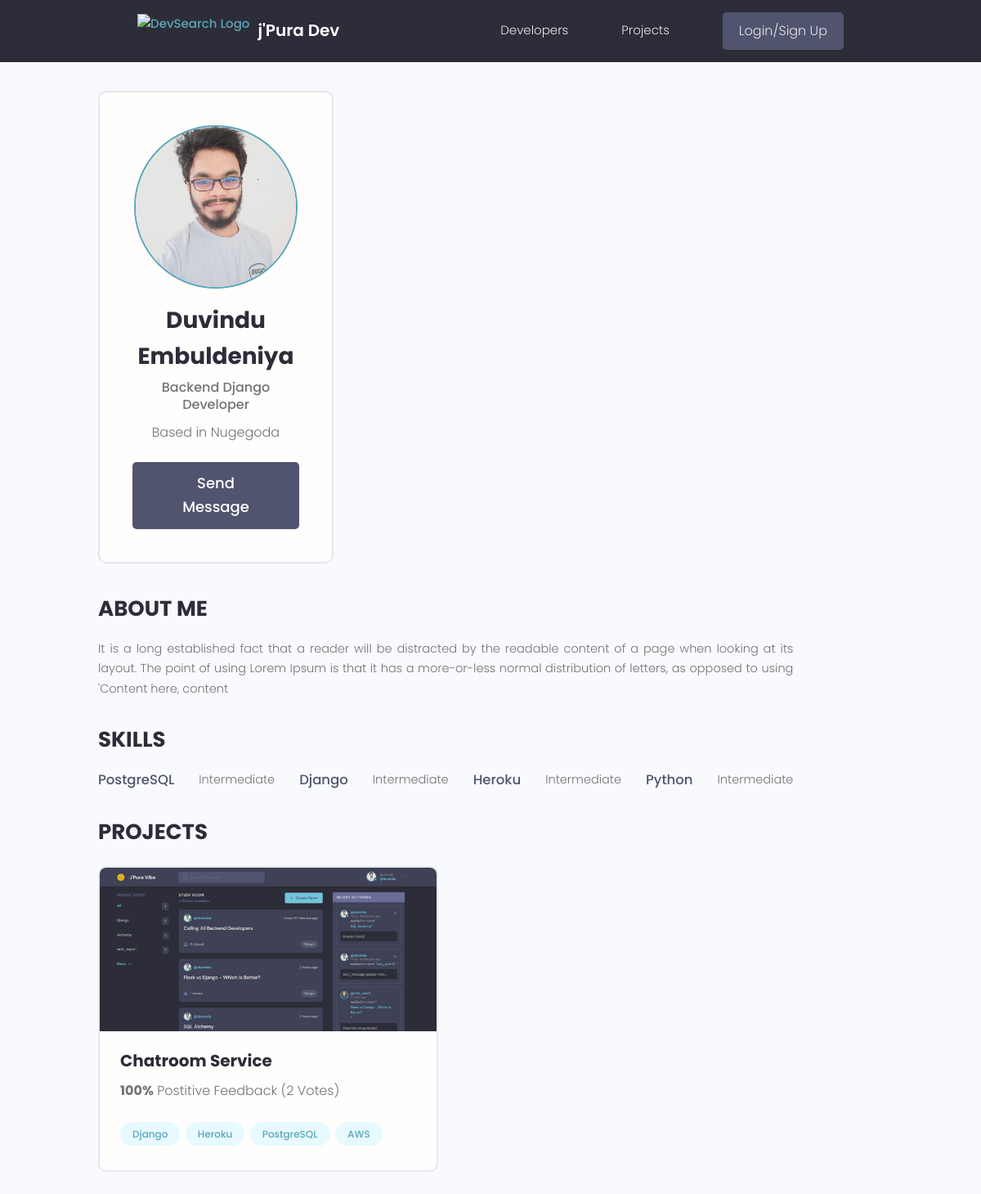
Before: /profile/duvindu/ with the older database file.
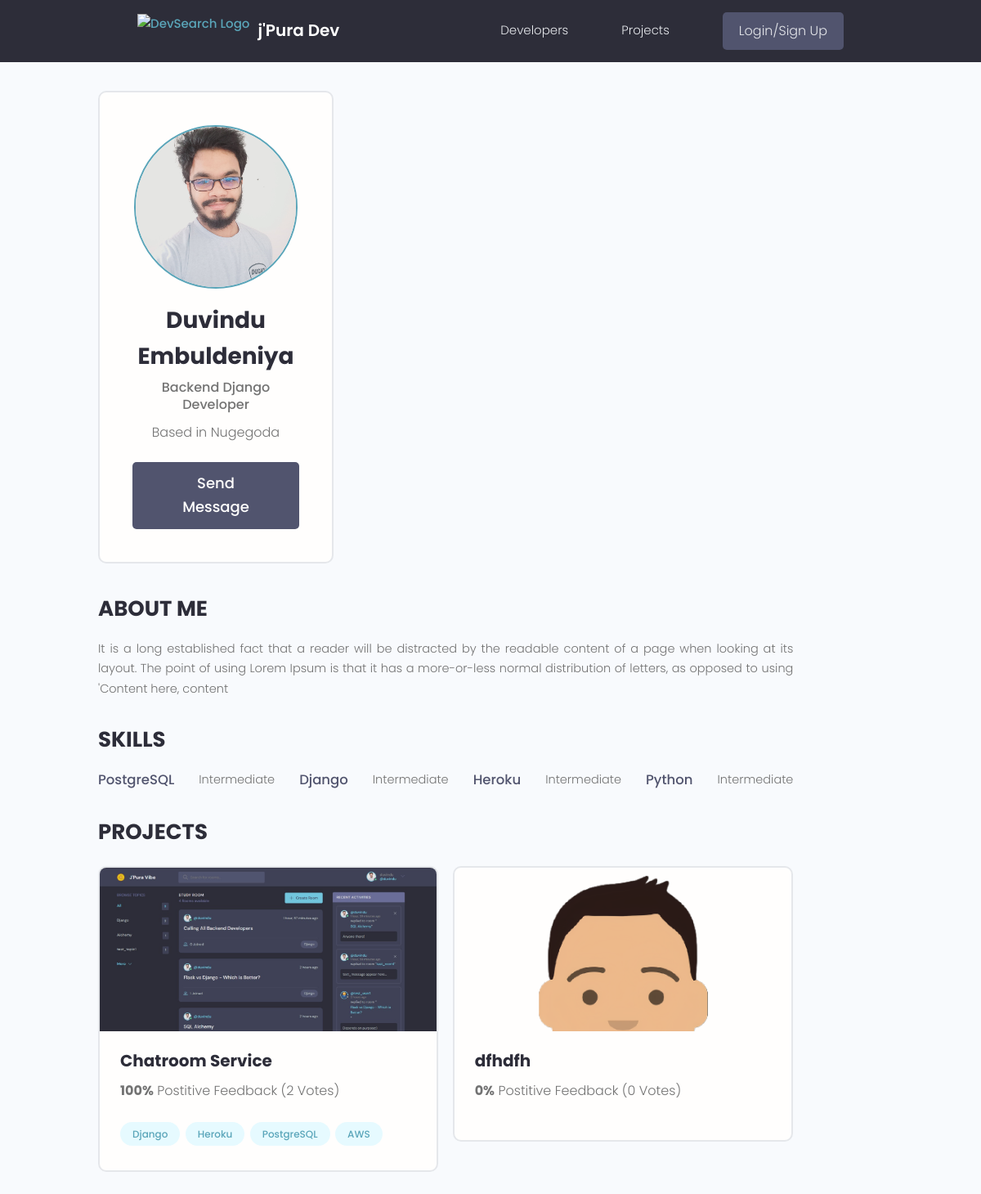
After: the same page with the newer database file.
### home/models.py (models this page shows, shortened)
class Skill(models.Model):
    owner = models.ForeignKey(User, on_delete=models.CASCADE)
    name = models.CharField(max_length=200)
    description = models.TextField()
    created = models.DateTimeField(auto_now_add=True)

class Project(models.Model):
    owner = models.ForeignKey(User, on_delete=models.CASCADE)
    title = models.CharField(max_length=200)
    image = models.ImageField(upload_to = 'project/', default='project/default.jpg', null=True, blank=True)
    description = models.TextField()
    source_link = models.CharField(max_length=200, null=True, blank=True)
    vote_total = models.IntegerField(default=0)
    vote_ratio = models.IntegerField(default=0)
    created = models.DateTimeField(auto_now_add=True)
    class Meta:
        ordering = ['-vote_ratio', '-vote_total']
    @property
    def imageURL(self):
        try:
            return self.image.url
        except:
            return '/images/project/default.jpg'

class Tag(models.Model):
    project = models.ForeignKey(Project, on_delete=models.CASCADE)
    name = models.CharField(max_length=200)
    created = models.DateTimeField(auto_now_add=True)

### home/views.py (the view)
# urls.py: path('profile/<str:username>/', userProfile, name = 'user-profile'),
def userProfile(request, username): #home single-developer's page click
    profile = Profile.objects.get(username = username)
    skills = profile.user.skill_set.all()
    projects = profile.user.project_set.all()
    context = {'profile': profile, 'skills': skills, 'projects': projects}
    return render(request, 'home/user_profile.html', context)

### home/models.py (called while the page is built)
    @property
    def imageURL(self):
        try:
            return self.image.url
        except:
            return '/images/profile/default.png'

### home/templates/home/user_profile.html
{% extends 'base.html' %}
{% block content %}
<main class="profile my-md">
    <div class="container">
      <div class="layout">
        <div class="column column--1of3">
          <div class="card text-center">
            <div class="card__body dev">
              <img class="avatar avatar--xl" src="{{profile.imageURL}}" />
              <h2 class="dev__name">{{profile.name}}</h2>
              <p class="dev__title">{{profile.intro}}</p>
              <p class="dev__location">Based in {{profile.location}}</p>
              <br>
              {% if request.user == profile.user %}
              {% else %}
                <a href="{% url 'create-message' profile.user.pk %}" class="btn btn--sub btn--lg">Send Message </a>
              {% endif %}
            </div>
          </div>
        </div>
        <div class="column column--2of3">
          <div class="devInfo">
            <h3 class="devInfo__title">About Me</h3>
            <p class="devInfo__about">
                {{profile.bio}}
            </p>
          </div>
          <div class="devInfo">
            <h3 class="devInfo__title">Skills</h3>
            <div class="devInfo__skills">
              <div class="devSkill">
                {% for skill in skills %}
                <h4 class="devSkill__title">{{skill.name}}</h4>
                <p class="devSkill__info">
                  {{skill.description|slice:'100'}}
                </p>
                {% endfor %}
              </div>
            </div>
          </div>
          <div class="devInfo">
            <h3 class="devInfo__title">Projects</h3>
            <div class="grid grid--two">
            {% for project in projects %}
              <div class="column">
                <div class="card project">
                  <a href="{% url 'project' project.id %}" class="project">
                    <div style="width: 100%; height: 200px; overflow: hidden; position: relative;">
                      <img style="width: 100%; height: auto; object-fit: contain; "
                      class="project__thumbnail" src="{{project.imageURL}}" alt="project thumbnail" />
                    </div>
                    <div class="card__body">
                      <h3 class="project__title">{{project.title}}</h3>
                      <p class="project--rating">
                        <span style="font-weight: bold;">{{project.vote_ratio}}%</span> Postitive
                        Feedback ({{project.vote_total}} Vote{{project.vote_total|pluralize:'s'}})
                      </p>
                      <div class="project__tags">
                        {% for tag in project.tag_set.all %}
                        <span class="tag tag--pill tag--main">
                          <small>{{tag.name}}</small>
                        </span>
                        {% endfor %}
                      </div>
                    </div>
                  </a>
                </div>
              </div>
            {% endfor %}
            </div>
          </div>
        </div>
      </div>
    </div>
  </main>
{% endblock content %}

Changed rows visible on the page:
added Project: imageURL (picture), title "dfhdfh", vote_ratio "0", vote_total "0"
